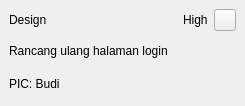
<?xml version="1.0" encoding="UTF-8"?>
<ui version="4.0">
 <class>KanbanCardWidget</class>
 <widget class="QWidget" name="KanbanCardWidget">
  <property name="geometry">
   <rect>
    <x>0</x>
    <y>0</y>
    <width>245</width>
    <height>106</height>
   </rect>
  </property>
  <property name="windowTitle">
   <string>Form</string>
  </property>
  <layout class="QVBoxLayout" name="verticalLayout">
   <property name="leftMargin">
    <number>0</number>
   </property>
   <property name="topMargin">
    <number>0</number>
   </property>
   <property name="rightMargin">
    <number>0</number>
   </property>
   <property name="bottomMargin">
    <number>0</number>
   </property>
   <item>
    <widget class="QFrame" name="frame">
     <property name="frameShape">
      <enum>QFrame::Shape::NoFrame</enum>
     </property>
     <property name="frameShadow">
      <enum>QFrame::Shadow::Plain</enum>
     </property>
     <layout class="QGridLayout" name="gridLayout">
      <item row="0" column="1">
       <spacer name="horizontalSpacer">
        <property name="orientation">
         <enum>Qt::Orientation::Horizontal</enum>
        </property>
        <property name="sizeHint" stdset="0">
         <size>
          <width>40</width>
          <height>20</height>
         </size>
        </property>
       </spacer>
      </item>
      <item row="1" column="0" colspan="4">
       <widget class="QLabel" name="labelTitle">
        <property name="text">
         <string>Rancang ulang halaman login</string>
        </property>
       </widget>
      </item>
      <item row="0" column="3">
       <widget class="QPushButton" name="btnCardRun">
        <property name="maximumSize">
         <size>
          <width>22</width>
          <height>22</height>
         </size>
        </property>
        <property name="cursor">
         <cursorShape>PointingHandCursor</cursorShape>
        </property>
        <property name="toolTip">
         <string>Run task</string>
        </property>
        <property name="text">
         <string/>
        </property>
        <property name="icon">
         <iconset resource="Resources/resources.qrc">
          <normaloff>:/icons/run.svg</normaloff>:/icons/run.svg</iconset>
        </property>
        <property name="iconSize">
         <size>
          <width>14</width>
          <height>14</height>
         </size>
        </property>
       </widget>
      </item>
      <item row="0" column="2">
       <widget class="QLabel" name="labelBadge">
        <property name="text">
         <string>High</string>
        </property>
       </widget>
      </item>
      <item row="0" column="0">
       <widget class="QLabel" name="labelCategory">
        <property name="text">
         <string>Design</string>
        </property>
       </widget>
      </item>
      <item row="2" column="0" colspan="4">
       <widget class="QLabel" name="labelSubtext">
        <property name="text">
         <string>PIC: Budi</string>
        </property>
       </widget>
      </item>
     </layout>
    </widget>
   </item>
  </layout>
 </widget>
 <resources>
  <include location="Resources/resources.qrc"/>
 </resources>
 <connections/>
</ui>
